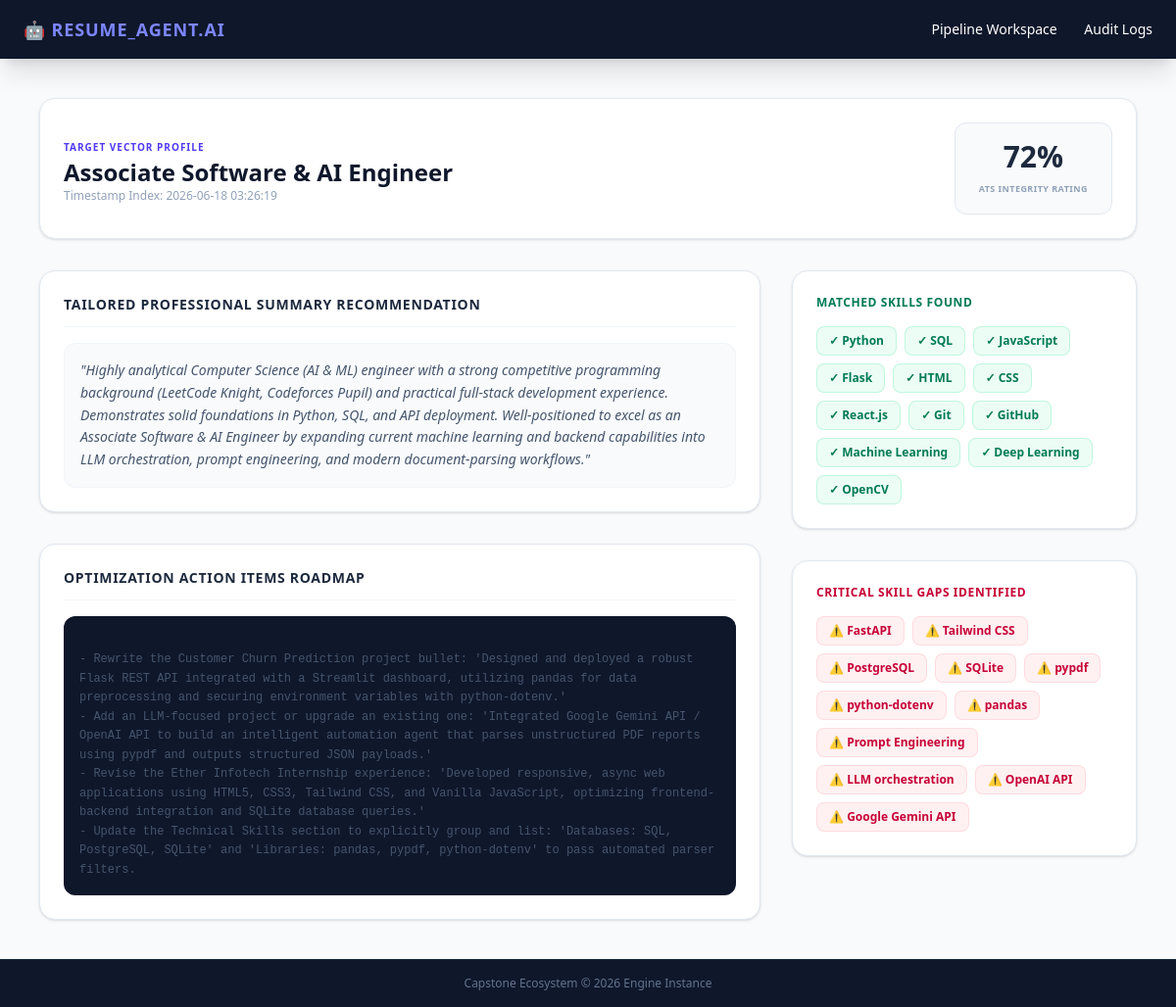
/dashboard/2, run on the app's committed database.
### tables this page shows
CREATE TABLE analysis_history (
            analysis_id INTEGER PRIMARY KEY AUTOINCREMENT,
            user_id INTEGER NOT NULL,
            job_title TEXT NOT NULL,
            ats_score INTEGER NOT NULL,
            skills_found TEXT NOT NULL,
            missing_skills TEXT NOT NULL,
            suggestions TEXT NOT NULL,
            summary TEXT NOT NULL,
            analyzed_at TIMESTAMP DEFAULT CURRENT_TIMESTAMP,
            FOREIGN KEY (user_id) REFERENCES users (user_id)
        );

### app.py (the view)
@app.route('/dashboard/<int:analysis_id>')
def dashboard(analysis_id):
    conn = get_db_connection()
    row = conn.execute('SELECT * FROM analysis_history WHERE analysis_id = ?', (analysis_id,)).fetchone()
    conn.close()
    if not row:
        return "Requested Evaluation Logs Are Missing.", 404
    report = dict(row)
    report['skills_found'] = json.loads(report['skills_found'])
    report['missing_skills'] = json.loads(report['missing_skills'])
    return render_template('dashboard.html', report=report)

### database.py (called while the page is built)
def get_db_connection():
    os.makedirs(os.path.dirname(Config.DATABASE_PATH), exist_ok=True)
    conn = sqlite3.connect(Config.DATABASE_PATH)
    conn.row_factory = sqlite3.Row
    return conn

### templates/dashboard.html
{% extends 'base.html' %}
{% block content %}
<div class="space-y-8">
    <div class="flex flex-col md:flex-row justify-between items-start md:items-center bg-white p-6 rounded-2xl shadow-sm border border-slate-200 gap-4">
        <div>
            <span class="text-[10px] font-black text-indigo-600 tracking-widest uppercase">Target Vector Profile</span>
            <h2 class="text-2xl font-black text-slate-900">{{ report.job_title }}</h2>
            <p class="text-xs text-slate-400">Timestamp Index: {{ report.analyzed_at }}</p>
        </div>
        <div class="bg-slate-50 border border-slate-200 px-6 py-4 rounded-xl text-center min-w-[140px]">
            <span class="block text-3xl font-black text-slate-800">{{ report.ats_score }}%</span>
            <span class="text-[9px] font-bold text-slate-400 uppercase tracking-wider">ATS Integrity Rating</span>
        </div>
    </div>
    <div class="grid grid-cols-1 lg:grid-cols-3 gap-8">
        <div class="lg:col-span-2 space-y-8">
            <div class="bg-white p-6 rounded-2xl shadow-sm border border-slate-200">
                <h3 class="text-sm font-bold text-slate-800 uppercase tracking-wider border-b border-slate-100 pb-3 mb-4">Tailored Professional Summary Recommendation</h3>
                <p class="text-slate-600 text-sm leading-relaxed whitespace-pre-line bg-slate-50 p-4 rounded-xl border border-slate-100 italic">"{{ report.summary }}"</p>
            </div>
            <div class="bg-white p-6 rounded-2xl shadow-sm border border-slate-200">
                <h3 class="text-sm font-bold text-slate-800 uppercase tracking-wider border-b border-slate-100 pb-3 mb-4">Optimization Action Items Roadmap</h3>
                <div class="text-slate-600 text-sm leading-relaxed whitespace-pre-line font-mono bg-slate-900 text-emerald-400 p-4 rounded-xl shadow-inner text-xs">
                    {{ report.suggestions }}
                </div>
            </div>
        </div>
        <div class="space-y-8">
            <div class="bg-white p-6 rounded-2xl shadow-sm border border-slate-200">
                <h3 class="text-xs font-black text-emerald-700 tracking-wider uppercase mb-4 block">Matched Skills Found</h3>
                <div class="flex flex-wrap gap-2">
                    {% for item in report.skills_found %}
                        <span class="bg-emerald-50 text-emerald-700 text-xs font-semibold px-3 py-1.5 rounded-lg border border-emerald-200/60">✓ {{ item }}</span>
                    {% else %}
                        <span class="text-slate-400 text-xs italic">Zero matching key terms identified.</span>
                    {% endfor %}
                </div>
            </div>
            <div class="bg-white p-6 rounded-2xl shadow-sm border border-slate-200">
                <h3 class="text-xs font-black text-rose-700 tracking-wider uppercase mb-4 block">Critical Skill Gaps Identified</h3>
                <div class="flex flex-wrap gap-2">
                    {% for item in report.missing_skills %}
                        <span class="bg-rose-50 text-rose-700 text-xs font-semibold px-3 py-1.5 rounded-lg border border-rose-200/60">⚠️ {{ item }}</span>
                    {% else %}
                        <span class="text-emerald-600 text-xs font-semibold italic">Complete Skill Matrix Alignment Met!</span>
                    {% endfor %}
                </div>
            </div>
        </div>
    </div>
</div>
{% endblock %}

### data on the page
analysis_history: job_title "Associate Software & AI Engineer", analyzed_at "2026-06-18 03:26:19", ats_score "72", summary "Highly analytical Computer Science (AI & ML) engineer with a strong competitive programming background (LeetCode Knight, Codeforces Pupil) and practical full-stack development experience. Demonstrates solid foundations in Python, SQL, and API deployment. Well-positioned to excel as an Associate Software & AI Engineer by expanding current machine learning and backend capabilities into LLM orchestration, prompt engineering, and modern document-parsing workflows.", suggestions "- Rewrite the Customer Churn Prediction project bullet: 'Designed and deployed a robust Flask REST API integrated with a Streamlit dashboard, utilizing pandas for data preprocessing and securing environment variables with python-dotenv.' - Add an LLM-focused project or upgrade an existing one: 'Integrated Google Gemini API / OpenAI API to build an intelligent automation agent that parses unstructured PDF reports using pypdf and outputs structured JSON payloads.' - Revise the Ether Infotech Internship experience: 'Developed responsive, async web applications using HTML5, CSS3, Tailwind CSS, and Vanilla JavaScript, optimizing frontend-backend integration and SQLite database queries.' - Update…"

### other printed values
{{ item }} "Python" "SQL" "JavaScript" "Flask" "HTML" "CSS" "React.js" "Git" "GitHub" "Machine Learning" "Deep Learning" "OpenCV"
{{ item }} "FastAPI" "Tailwind CSS" "PostgreSQL" "SQLite" "pypdf" "python-dotenv" "pandas" "Prompt Engineering" "LLM orchestration" "OpenAI API" "Google Gemini API"
